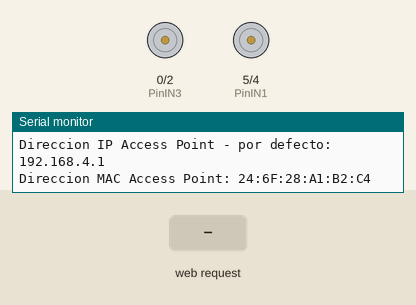
The sketch below on a simulated ESP8266 (NodeMCU). Shown: motor-driver pin pairs drawn as motors (green arrow = first pin HIGH = forward, orange = second pin HIGH = backward, longer = more drive), the last lines printed to the serial monitor. Inputs (shaded band) come from the test bench.

Above: at 1.2 s.
1.3 s: HTTP request GET /ADELANTE received
At 3.0 s:
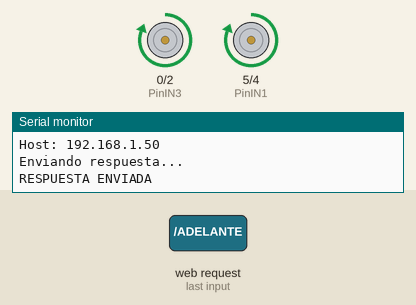
3.8 s: HTTP request GET /ATRAS received
At 6.0 s:
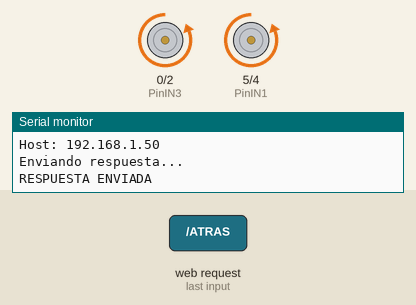
6.3 s: HTTP request GET /DERECHA received
At 8.0 s:
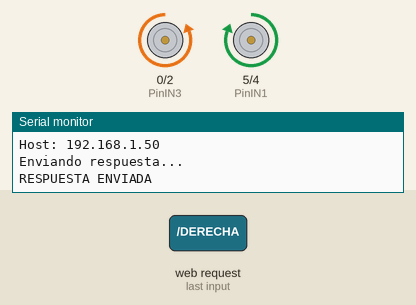
8.8 s: HTTP request GET /IZQUIERDA received
At 11.1 s:
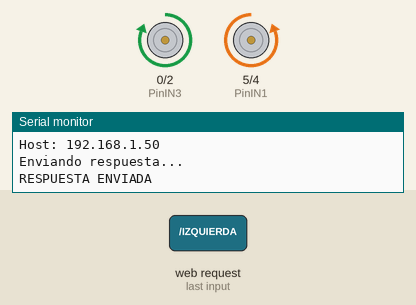
Timing chart, 0 to 12.3 s (numbered marks = the images above; inputs shaded):
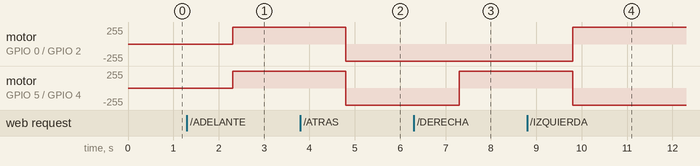

The sketch:

demo1.ino
```cpp
#include <ESP8266WiFi.h>
const char ssid[] = "NodeMCU-ESP8266";
//const char *password = "12345678";
WiFiServer server(80);


//Motores
int PinIN1 = 5;
int PinIN2 = 4;
int PinIN3 = 0;
int PinIN4 = 2;

void MoverAdelante();
void MoverAtras();
void GirarDerecha();
void GirarIzquierda();
void Detener();


void setup() {
  Serial.begin (115200);


  // configuramos los pines como salida
  pinMode(PinIN1, OUTPUT);
  pinMode(PinIN2, OUTPUT);
  pinMode(PinIN3, OUTPUT);
  pinMode(PinIN4, OUTPUT);

  server.begin();                         //inicializamos el servidor
  WiFi.mode(WIFI_AP);
  WiFi.softAP(ssid);
  Serial.println();
  Serial.print("Direccion IP Access Point - por defecto: ");      //Imprime la dirección IP
  Serial.println(WiFi.softAPIP());
  Serial.print("Direccion MAC Access Point: ");                   //Imprime la dirección MAC
  Serial.println(WiFi.softAPmacAddress());

}

void loop() {
  // Comprueba si el cliente ha conectado
  WiFiClient client = server.available();
  if (!client) {
    return;
  }

  // Espera hasta que el cliente envía alguna petición
  Serial.println("nuevo cliente");
  while(!client.available()){
    delay(1);
  }

  // Imprime el número de clientes conectados
    Serial.printf("Clientes conectados al Access Point: %dn", WiFi.softAPgetStationNum());

    String linea1 = client.readStringUntil('r');// Leemos la primera línea de la petición del cliente.
    Serial.print("LINEA: ");
    Serial.println(linea1);

    if (linea1.indexOf("ADELANTE") > 0) {
      MoverAdelante();
    }
    if (linea1.indexOf("ATRAS") > 0)  {
      MoverAtras();
    }
    if (linea1.indexOf("DERECHA") > 0)  {
      GirarDerecha();
    }
    if (linea1.indexOf("IZQUIERDA") > 0)  {
      GirarIzquierda();
    }
     if (linea1.indexOf("PARAR") > 0)  {
      Detener();
    }
    client.flush();
    Serial.println("Enviando respuesta...");
    client.println("HTTP/1.1 200 OK");
    client.println("Content-Type: text/html");
    client.println("Connection: close");// La conexión se cierra después de finalizar de la respuesta
    client.println();
    client.println("<!DOCTYPE HTML>");
    client.println("<html>");
    client.println("<head><title>WALTER: Robot Aspiradora</title>");
    client.println("<meta name='viewport' content='width=device-width, initial-scale=1.0'>");
    client.println("<style>button{background-color:#f44336;border:none;color:white;padding:15px 32px;text-align:center;text-decoration:none;display:inline-block;font-size: 24px; transition-duration: 0.4s;}button:hover{background-color: #4CAF50;  color: white;}</style>");
    client.println("</head>");
    client.println("<body>");
    client.println("<div style='text-align:center;'>");
    client.println("<h1 align='center'>Walter: Robot Aspiradora</h1>");
    client.println("<br />");
    client.println("<button onClick=location.href='./?ADELANTE'>ADELANTE</button><br>");
    client.println("<button onClick=location.href='./?ATRAS'>ATRAS</button><br>");
    client.println("<button onClick=location.href='./?DERECHA'>DERECHA</button><br>");
    client.println("<button onClick=location.href='./?IZQUIERDA'>IZQUIERDA</button><br>");
    client.println("<button onClick=location.href='./?PARAR'>PARAR</button>");
    client.println("<br />");
    client.println("</div>");
    client.println("</body>");
    client.println("</html>");
    delay(1);
    Serial.println("RESPUESTA ENVIADA");
    Serial.println();
  }


void MoverAdelante()
{
   digitalWrite (PinIN1, HIGH);
   digitalWrite (PinIN2, LOW);
   digitalWrite (PinIN3, HIGH);
   digitalWrite (PinIN4, LOW);
}

void MoverAtras(){
   digitalWrite (PinIN1, LOW);
   digitalWrite (PinIN2, HIGH);
   digitalWrite (PinIN3, LOW);
   digitalWrite (PinIN4, HIGH);

}

void GirarDerecha(){
  digitalWrite (PinIN1, HIGH);
  digitalWrite (PinIN2, LOW);
  digitalWrite (PinIN3, LOW);
  digitalWrite (PinIN4, HIGH);
}

void GirarIzquierda(){
  digitalWrite (PinIN1, LOW);
  digitalWrite (PinIN2, HIGH);
  digitalWrite (PinIN3, HIGH);
  digitalWrite (PinIN4, LOW);

}

void Detener(){
  digitalWrite (PinIN1, LOW);
  digitalWrite (PinIN2, LOW);
  digitalWrite (PinIN3, LOW);
  digitalWrite (PinIN4, LOW);
}
```

Measured:
- after the input at 1.3 s, motor on GPIO 0 (PinIN3) / GPIO 2 (PinIN4), motor on GPIO 5 (PinIN1) / GPIO 4 (PinIN2): stopped → forward 255/255 after 1.0 s
- after the input at 3.8 s, motor on GPIO 0 (PinIN3) / GPIO 2 (PinIN4), motor on GPIO 5 (PinIN1) / GPIO 4 (PinIN2): forward 255/255 → backward 255/255 after 1.0 s
- after the input at 6.3 s, motor on GPIO 5 (PinIN1) / GPIO 4 (PinIN2): backward 255/255 → forward 255/255 after 1.0 s
- after the input at 8.8 s, motor on GPIO 0 (PinIN3) / GPIO 2 (PinIN4): backward 255/255 → forward 255/255 after 1.0 s; motor on GPIO 5 (PinIN1) / GPIO 4 (PinIN2): forward 255/255 → backward 255/255 after 1.0 s
